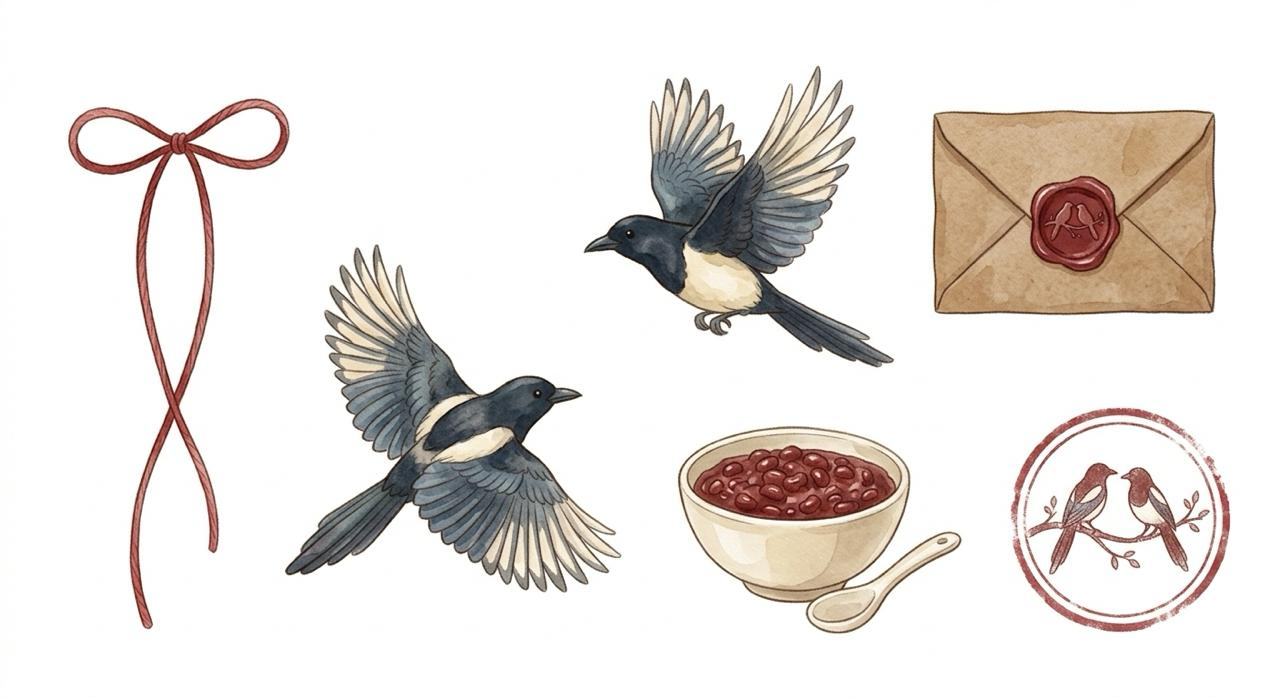
#> input picture src/vi_1127/thattich_items.jpg, 1280 x 698 px, found by its file name
$ python cut_thattich.py
#> lines starting #> are read from the running program, lines starting #| are printed output that depends on the picture; after the words box and inside, x2 and y2 are one past the last pixel; in counts of white or black regions, pixels touching at a corner belong together
# Vi's Thất Tịch sheet 27/11 (src/vi_1127/thattich_items.jpg): red thread bow, 2 magpies flying, envelope, red bean sweet soup + spoon, magpie stamp.
import sys
import cv2, numpy as np
G = sys.argv[1] if len(sys.argv) > 1 else '.'
A = f'{G}/assets'
im = cv2.imread(f'{G}/src/vi_1127/thattich_items.jpg')
#> im is the input picture: shape (698, 1280, 3); mean B, G, R 222.5, 226.2, 231.5
g = cv2.cvtColor(im, cv2.COLOR_BGR2GRAY); hsv = cv2.cvtColor(im, cv2.COLOR_BGR2HSV)
#> after `hsv = cv2.cvtColor(im, cv2.COLOR_BGR2HSV)`: hsv: shape (698, 1280, 3); mean H, S, V 13.3, 16.7, 232.2


def save(name, box, thr=228, sat=30, close=7, frac=0.03, soft=0, inner=0):
#> called with name = 'red_thread', box = (60, 90, 300, 640), thr = 228, sat = 30, close = 7, frac = 0.03, soft = 25, inner = 0
    x0, y0, x1, y1 = box
    fg = ((g[y0:y1, x0:x1] < thr) | (hsv[y0:y1, x0:x1, 1] > sat)).astype(np.uint8) * 255
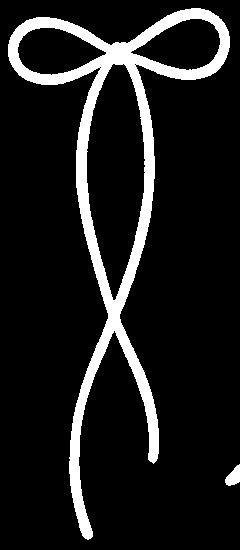
#> fg: shape (550, 240); 11.1% white; 2 white regions, box (x1, y1, x2, y2) and area: (8, 8, 230, 540) 14479, (225, 464, 240, 486) 205
    m = cv2.morphologyEx(fg, cv2.MORPH_CLOSE, np.ones((close, close), np.uint8))
#> m: shape (550, 240); 11.3% white; 2 white regions
    cnts, _ = cv2.findContours(m, cv2.RETR_EXTERNAL, cv2.CHAIN_APPROX_SIMPLE)
#> cnts = 2 contours; box (x1, y1, x2, y2) and area: (8, 8, 230, 540) 28870, (225, 464, 240, 486) 182
    big = max(cv2.contourArea(c) for c in cnts)
#> big = 28870
    keep = np.zeros_like(m); cv2.drawContours(keep, [c for c in cnts if cv2.contourArea(c) > big * frac], -1, 255, -1)
#> after `cv2.drawContours(keep, [c for c in cnts if cv2.contourArea(c) > big * `: keep: shape (550, 240); 22.5% white; 1 white region, box (x1, y1, x2, y2) and area: (8, 8, 230, 540) 29698
    m = cv2.GaussianBlur(keep, (3, 3), 0).astype(np.float32)
    if soft:   # paper showing between needles / around the glow: alpha from how far the pixel is from the paper
        gg = g[y0:y1, x0:x1].astype(np.float32); ss = hsv[y0:y1, x0:x1, 1].astype(np.float32)
        a = np.clip(np.maximum((242 - gg) * 6, (ss - soft) * 5) / 255, 0, 1)
        if inner:   # keep the inside solid (the lit tree's white bulbs), soften only a band along the outline
            core = cv2.GaussianBlur(cv2.erode(keep, np.ones((inner, inner), np.uint8)), (9, 9), 0).astype(np.float32) / 255
            a = np.maximum(a, core)
        m = m * a
    m = m.astype(np.uint8)
    out = cv2.cvtColor(im[y0:y1, x0:x1], cv2.COLOR_BGR2BGRA); out[..., 3] = m
#> after `out = cv2.cvtColor(im[y0:y1, x0:x1], cv2.COLOR_BGR2BGRA)`:
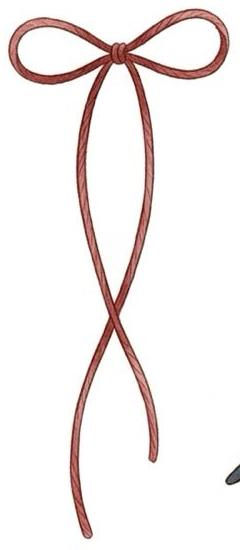
#> out: shape (550, 240, 4); mean B, G, R, A 236.3, 237.2, 243.5, 255
    ys, xs = np.where(m > 20); out = out[ys.min():ys.max() + 1, xs.min():xs.max() + 1]
#> after `ys, xs = np.where(m > 20)`: ys = 14686 values from 8 to 539; xs = 14686 values, max 229 at index 1853, min 8 at index 2354, mean 114.8
    cv2.imwrite(f'{A}/{name}.png', out); print(name, out.shape[1], out.shape[0])
#| red_thread 222 532


save('red_thread', (60, 90, 300, 640), soft=25)
save('magpie1', (575, 60, 900, 370), soft=20, inner=7)
#> call 2 of save, with name = 'magpie1', box = (575, 60, 900, 370), thr = 228, sat = 30, close = 7, frac = 0.03, soft = 20, inner = 7
#> in save (call 2), `fg = ((g[y0:y1, x0:x1] < thr) | (hsv[y0:y1, x0:x1, 1] > sat)).astype(n..`: fg: shape (310, 325); 38.5% white; 4 white regions (3 under 20 px), largest, box (x1, y1, x2, y2) and area: (9, 5, 319, 308) 38819
#> in save (call 2), `m = cv2.morphologyEx(fg, cv2.MORPH_CLOSE, np.ones((close, close), np.u..`:
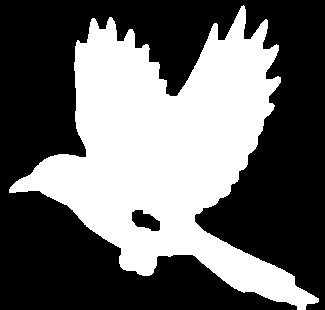
#> m: shape (310, 325); 40.4% white; 1 white region
#> in save (call 2), `cnts, _ = cv2.findContours(m, cv2.RETR_EXTERNAL, cv2.CHAIN_APPROX_SIMP..`: cnts = 1 contour; box (x1, y1, x2, y2) and area: (9, 5, 319, 310) 40394
#> in save (call 2), `big = max(cv2.contourArea(c) for c in cnts)`: big = 40393.5
#> in save (call 2), `cv2.drawContours(keep, [c for c in cnts if cv2.contourArea(c) > big * `: keep: shape (310, 325); 40.8% white; 1 white region, box (x1, y1, x2, y2) and area: (9, 5, 319, 310) 41078
#| magpie1 310 305
save('magpie2', (280, 240, 625, 590), soft=20, inner=7)
#> call 3 of save, with name = 'magpie2', box = (280, 240, 625, 590), thr = 228, sat = 30, close = 7, frac = 0.03, soft = 20, inner = 7
#> in save (call 3), `fg = ((g[y0:y1, x0:x1] < thr) | (hsv[y0:y1, x0:x1, 1] > sat)).astype(n..`: fg: shape (350, 345); 40.2% white; 8 white regions (6 under 20 px), largest, box (x1, y1, x2, y2) and area: (5, 4, 342, 350) 48076, (304, 0, 345, 17) 478
#> in save (call 3), `m = cv2.morphologyEx(fg, cv2.MORPH_CLOSE, np.ones((close, close), np.u..`:
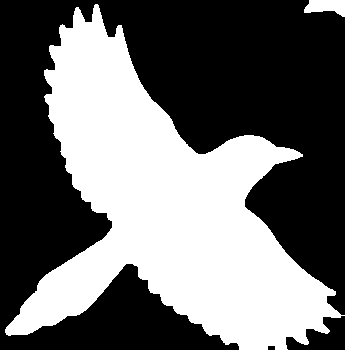
#> m: shape (350, 345); 42.3% white; 2 white regions
#> in save (call 3), `cnts, _ = cv2.findContours(m, cv2.RETR_EXTERNAL, cv2.CHAIN_APPROX_SIMP..`: cnts = 2 contours; box (x1, y1, x2, y2) and area: (5, 4, 345, 350) 49922, (304, 0, 345, 17) 434
#> in save (call 3), `big = max(cv2.contourArea(c) for c in cnts)`: big = 49922.5
#> in save (call 3), `cv2.drawContours(keep, [c for c in cnts if cv2.contourArea(c) > big * `: keep: shape (350, 345); 41.9% white; 1 white region, box (x1, y1, x2, y2) and area: (5, 4, 345, 350) 50629
#> in save (call 3), `gg = g[y0:y1, x0:x1].astype(np.float32)`:
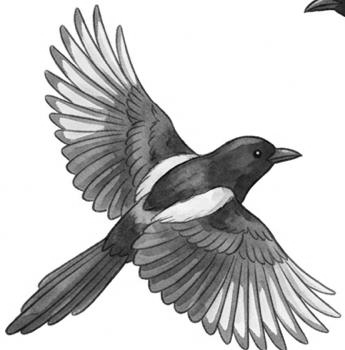
#> gg: shape (350, 345) float32; min 0, max 255, mean 200.9
#| magpie2 337 346
save('tt_letter', (925, 100, 1225, 320))
#> call 4 of save, with name = 'tt_letter', box = (925, 100, 1225, 320), thr = 228, sat = 30, close = 7, frac = 0.03, soft = 0, inner = 0
#> in save (call 4), `fg = ((g[y0:y1, x0:x1] < thr) | (hsv[y0:y1, x0:x1, 1] > sat)).astype(n..`:
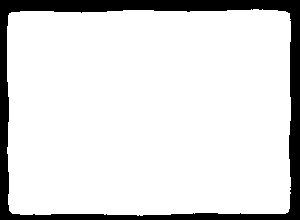
#> fg: shape (220, 300); 86.9% white; 1 black region, box (x1, y1, x2, y2) and area: (0, 0, 300, 220) 8641
#> in save (call 4), `m = cv2.morphologyEx(fg, cv2.MORPH_CLOSE, np.ones((close, close), np.u..`: m: shape (220, 300); 86.9% white; 1 black region
#> in save (call 4), `cnts, _ = cv2.findContours(m, cv2.RETR_EXTERNAL, cv2.CHAIN_APPROX_SIMP..`: cnts = 1 contour; box (x1, y1, x2, y2) and area: (7, 9, 291, 216) 56899
#> in save (call 4), `big = max(cv2.contourArea(c) for c in cnts)`: big = 56899
#> in save (call 4), `out = cv2.cvtColor(im[y0:y1, x0:x1], cv2.COLOR_BGR2BGRA)`:
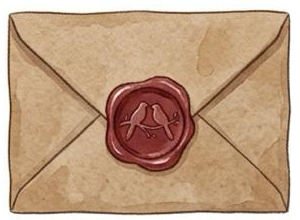
#> out: shape (220, 300, 4); mean B, G, R, A 129.8, 158.2, 190.7, 255
#| tt_letter 286 209
save('chedaudo', (670, 420, 970, 640), thr=234, sat=18, soft=14, inner=9)
#> in save (call 5), `cnts, _ = cv2.findContours(m, cv2.RETR_EXTERNAL, cv2.CHAIN_APPROX_SIMP..`: cnts = 1 contour; box (x1, y1, x2, y2) and area: (7, 6, 292, 214) 36078
#| chedaudo 285 208
save('st_magpie', (1005, 400, 1235, 640), soft=25)
#> in save (call 6), `cnts, _ = cv2.findContours(m, cv2.RETR_EXTERNAL, cv2.CHAIN_APPROX_SIMP..`: cnts = 1 contour; box (x1, y1, x2, y2) and area: (6, 7, 225, 232) 38308
#| st_magpie 220 225

$ run again, with src/vi_1127/album2.jpg copied over src/vi_1127/thattich_items.jpg
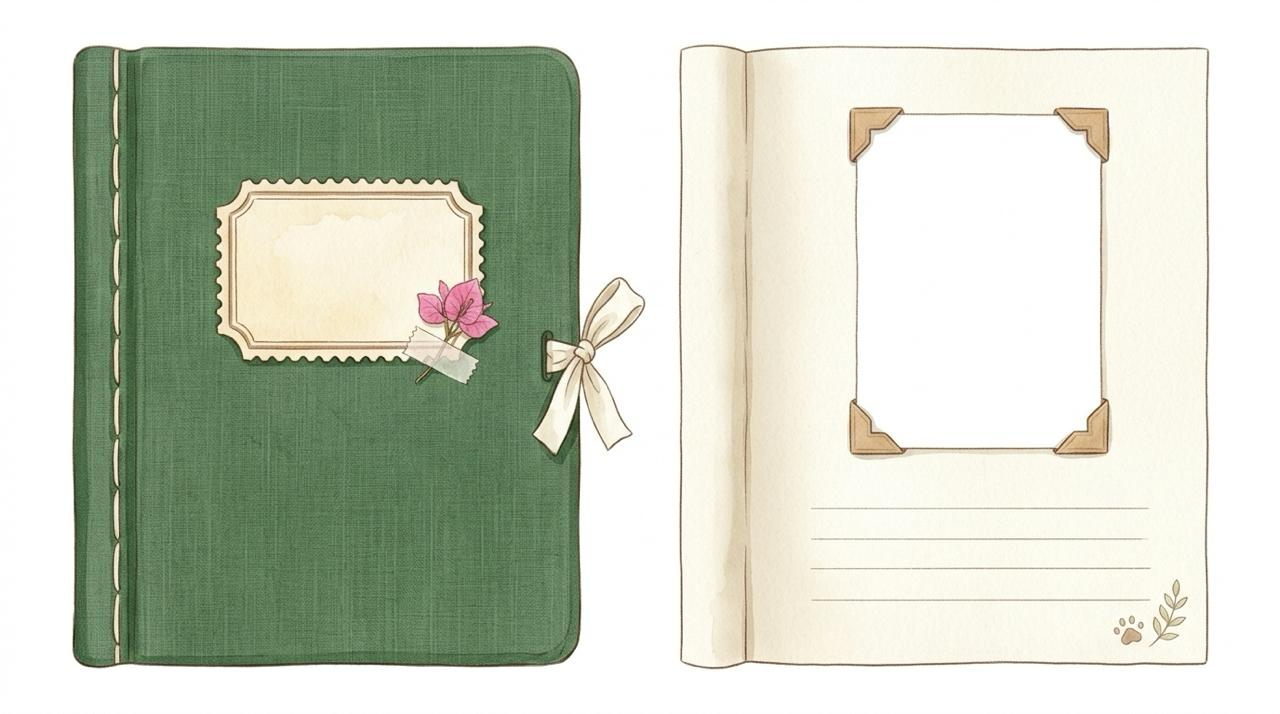
#> input picture src/vi_1127/album2.jpg, 1280 x 714 px, found by its file name
#> im is the input picture: shape (714, 1280, 3); mean B, G, R 194.5, 210.1, 204
#> hsv: shape (714, 1280, 3); mean H, S, V 27.2, 29.3, 212.2
#> fg: shape (550, 240); 93.9% white; 48 black regions (42 under 20 px), largest, box (x1, y1, x2, y2) and area: (0, 0, 14, 550) 7237, (216, 138, 240, 174) 519, (55, 462, 58, 499) 70, (55, 406, 58, 437) 59, (55, 358, 57, 389) 44, (190, 128, 196, 134) 29
#> cnts = 1 contour; box (x1, y1, x2, y2) and area: (12, 0, 240, 550) 123514
#> big = 123513.5
#| red_thread 228 550
#> fg: shape (310, 325); 19.2% white; 31 white regions (26 under 20 px), largest, box (x1, y1, x2, y2) and area: (147, 0, 198, 310) 12232, (0, 6, 71, 310) 3790, (272, 46, 325, 310) 2403, (104, 0, 108, 310) 785, (189, 37, 194, 51) 38
#> in save (call 2), `m = cv2.morphologyEx(fg, cv2.MORPH_CLOSE, np.ones((close, close), np.u..`:
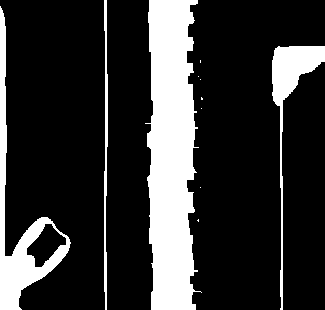
#> m: shape (310, 325); 20.2% white; 11 white regions (7 under 20 px)
#> cnts = 11 contours, 7 with area under 20; largest, box (x1, y1, x2, y2) and area: (145, 0, 202, 310) 12615, (0, 6, 71, 310) 4570, (272, 46, 325, 310) 2122, (104, 0, 108, 310) 478
#> big = 12615
#> keep: shape (310, 325); 21% white; 4 white regions, box (x1, y1, x2, y2) and area: (145, 0, 202, 310) 13028, (0, 6, 71, 310) 4939, (272, 46, 325, 310) 2420, (104, 0, 108, 310) 789
#> gg: shape (310, 325) float32
#> ss: shape (310, 325) float32
#| magpie1 325 310
#> fg: shape (350, 345); 81.1% white; 105 black regions (88 under 20 px), largest, box (x1, y1, x2, y2) and area: (0, 0, 183, 101) 7970, (300, 146, 345, 350) 7057, (300, 0, 345, 95) 2437
#> cnts = 4 contours; box (x1, y1, x2, y2) and area: (0, 0, 345, 350) 99334, (104, 0, 128, 20) 264, (120, 49, 124, 64) 40, (137, 0, 150, 4) 36
#> keep: shape (350, 345); 83% white; 6 black regions, box (x1, y1, x2, y2) and area: (0, 0, 183, 99) 8213, (300, 168, 345, 350) 6958, (300, 0, 345, 76) 2374, (314, 95, 345, 176) 1487, (320, 149, 345, 204) 868, (322, 42, 345, 87) 600
#> gg: shape (350, 345) float32
#> ss: shape (350, 345) float32
#> core: shape (350, 345) float32
#| magpie2 345 350
#> fg: shape (220, 300); 5.5% white; 2 white regions, box (x1, y1, x2, y2) and area: (0, 6, 186, 220) 3107, (281, 0, 284, 220) 549
#> cnts = 2 contours; box (x1, y1, x2, y2) and area: (0, 6, 186, 220) 2779, (281, 0, 284, 220) 330
#| tt_letter 285 220
#> in save (call 5), `fg = ((g[y0:y1, x0:x1] < thr) | (hsv[y0:y1, x0:x1, 1] > sat)).astype(n..`:
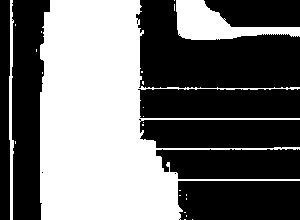
#> fg: shape (220, 300); 42.9% white; 24 white regions (21 under 20 px)
#> cnts = 3 contours; box (x1, y1, x2, y2) and area: (36, 0, 300, 220) 24809, (174, 0, 300, 40) 2237, (9, 0, 16, 220) 458
#> big = 24809
#| chedaudo 260 220
#> cnts = 8 contours; box (x1, y1, x2, y2) and area: (0, 0, 107, 59) 2194, (147, 179, 183, 240) 1119, (108, 215, 139, 240) 496, (200, 0, 204, 240) 415, (0, 167, 146, 170) 146, (0, 107, 144, 110) 144, (0, 199, 145, 201) 144, (0, 138, 139, 140) 138
#| st_magpie 204 240
